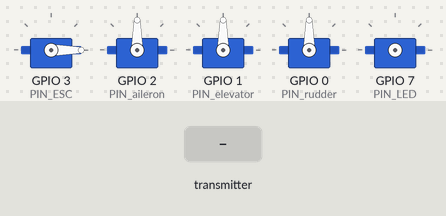
Recording of a sketch running on a simulated ESP32-S3. Parts: 5 × servo. Wiring (inferred from the names in the program): servo: signal GPIO 7. The inputs (shaded band) are chosen by the test bench. No radio packets arrive unless stated; servo pulses on a pin are drawn as a servo (544–2400 µs = 0–180°); what the sketch prints to the serial monitor is not drawn.

Above: at 11.7 s.
11.8 s: the transmitter starts sending throttle = 1024
At 12.8 s:
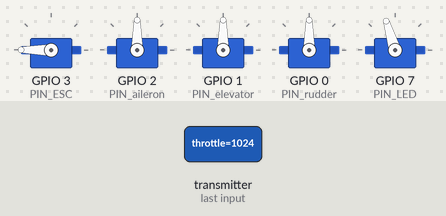
14.8 s: the transmitter starts sending roll = 1024
At 15.1 s:
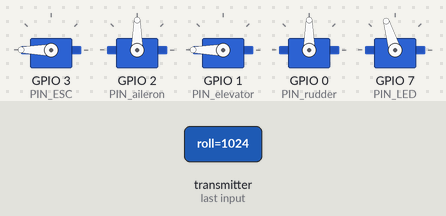
17.8 s: the transmitter starts sending pitch = 1024
At 18.6 s:
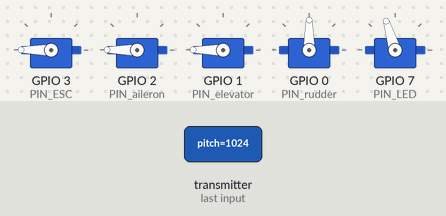
20.8 s: the transmitter starts sending yaw = 1024
At 22.1 s:
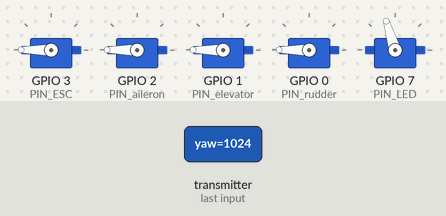
23.8 s: the transmitter starts sending throttle = 0
At 24.3 s:
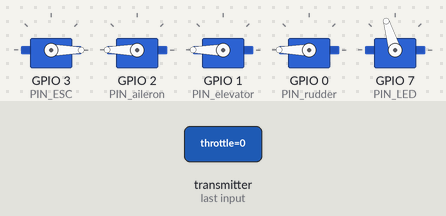
26.8 s: the transmitter starts sending roll = 0
At 27.9 s:
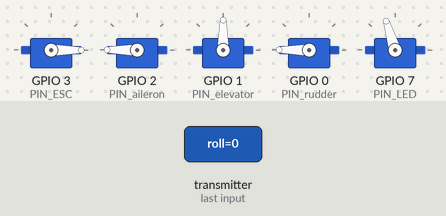
Timing chart, 0 to 29.8 s (numbered marks = the images above; inputs shaded):
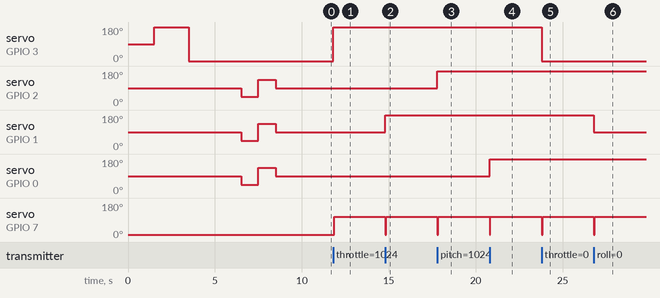

The sketch:

remotereciver_esp32.ino
```cpp
#include <SPI.h>
#include <RF24.h>
#include <ESP32Servo.h>
#include <printf.h>

// 自定义 SPI 引脚（MOSI, MISO, SCK）
#define MOSI_PIN 5
#define MISO_PIN 6
#define SCK_PIN  4
// CE 和 CSN 引脚
#define CE_PIN   9
#define CSN_PIN  8

//无线模块
RF24 radio(CE_PIN, CSN_PIN);
//舵机&电调
Servo esc, aileron, elevator, rudder;

unsigned long lastSignalTime = 0;

//管脚定义
#define PIN_LED 7             // 信号灯
#define PIN_ESC 3             // 电调
#define PIN_aileron 2         // 副翼
#define PIN_elevator 1        // 升降舵
#define PIN_rudder 0          // 方向舵

struct ControlData {
  uint16_t throttle;
  int16_t roll, pitch, yaw;
  uint8_t checksum;
};

const byte address[6] = "FLY01";

void setup() {
   // 手动初始化 SPI 并指定引脚
  SPI.begin(SCK_PIN, MISO_PIN, MOSI_PIN);

  Serial.begin(9600);
  printf_begin();

  pinMode(PIN_LED, OUTPUT);

  initController();
  initRF();
  showLight();

  // 上电安全检测
  esc.writeMicroseconds(2000); // 电调解锁前满油门
  Serial.println("满油门...");
  delay(2000);

  esc.writeMicroseconds(1000); // 电调解锁前零油门
  Serial.println("零油门...");
  delay(2000);

  Serial.println("电调校准完成...");

  selfCheck();
}


void initController(){
  esc.attach(PIN_ESC, 1000, 2000);   // 电调初始化
  aileron.attach(PIN_aileron);
  elevator.attach(PIN_elevator);
  rudder.attach(PIN_rudder);
}

void showLight(){
  digitalWrite(PIN_LED, HIGH);
  delay(500);
  digitalWrite(PIN_LED, LOW);
  delay(500);
  digitalWrite(PIN_LED, HIGH);
  delay(500);
  digitalWrite(PIN_LED, LOW);
}

void initRF(){
  if (!radio.begin()){
    while(1);
  }

  radio.setChannel(108);
  radio.setDataRate(RF24_250KBPS);
  radio.openReadingPipe(0, address);
  radio.setPALevel(RF24_PA_MAX);
  radio.setAutoAck(true); // 默认启用
  radio.setRetries(3, 5); // 延迟=250μs*5, 重试15次
  radio.setCRCLength(RF24_CRC_16);
  radio.printDetails();
  radio.startListening();
}

void selfCheck(){
  //回正
  aileron.write(90);
  elevator.write(90);
  rudder.write(90);
  delay(1000);

  //低极值
  aileron.write(45);
  elevator.write(45);
  rudder.write(45);
  delay(1000);

  //高极值
  aileron.write(135);
  elevator.write(135);
  rudder.write(135);
  delay(1000);

  //回正
  aileron.write(90);
  elevator.write(90);
  rudder.write(90);
  delay(1000);

  digitalWrite(PIN_LED, HIGH);
  delay(1000);
  digitalWrite(PIN_LED, LOW);
}


void loop() {
  if(radio.available()){
    ControlData data;
    radio.read(&data, sizeof(data));
    uint8_t sum = (data.throttle + data.roll + data.pitch + data.yaw) % 256;
    if(sum == data.checksum) {
      digitalWrite(PIN_LED, HIGH);
      lastSignalTime = millis();
      // 油门通道处理
      int throttle = map(data.throttle, 0, 1023, 1000, 2000);
      esc.writeMicroseconds(throttle);
      // 舵机通道处理（±30度）
      aileron.write(map(data.pitch, -512, 511, 45, 135));
      elevator.write(map(data.roll, -512, 511, 45, 135));
      rudder.write(map(data.yaw, -512, 511, 45, 135));
    }
  } else {
      digitalWrite(PIN_LED, LOW);
  }

  // 失控保护（1秒无信号切断油门）
  if(millis() - lastSignalTime > 1000) {
    esc.writeMicroseconds(1000);      // 紧急停机
    aileron.write(90);                // 回中
    elevator.write(90);
    rudder.write(90);
  }
}
```

Measured:
- after the input at 11.8 s, servo on GPIO 3 (PIN_ESC): 0° → 180° at once; servo on GPIO 7 (PIN_LED): 12° → 107° after 0.05 s
- after the input at 14.8 s, servo on GPIO 1 (PIN_elevator): 90° → 180° at once; servo on GPIO 7 (PIN_LED): 107° → 12° at once, → 107° 0.05 s later
- after the input at 17.8 s, servo on GPIO 2 (PIN_aileron): 90° → 180° at once; servo on GPIO 7 (PIN_LED): 107° → 12° at once, → 107° 0.05 s later
- after the input at 20.8 s, servo on GPIO 0 (PIN_rudder): 90° → 180° at once; servo on GPIO 7 (PIN_LED): 107° → 12° at once, → 107° 0.05 s later
- after the input at 23.8 s, servo on GPIO 3 (PIN_ESC): 180° → 0° at once; servo on GPIO 7 (PIN_LED): 107° → 12° at once, → 107° 0.05 s later
- after the input at 26.8 s, servo on GPIO 1 (PIN_elevator): 180° → 90° at once; servo on GPIO 7 (PIN_LED): 107° → 12° at once, → 107° 0.05 s later
